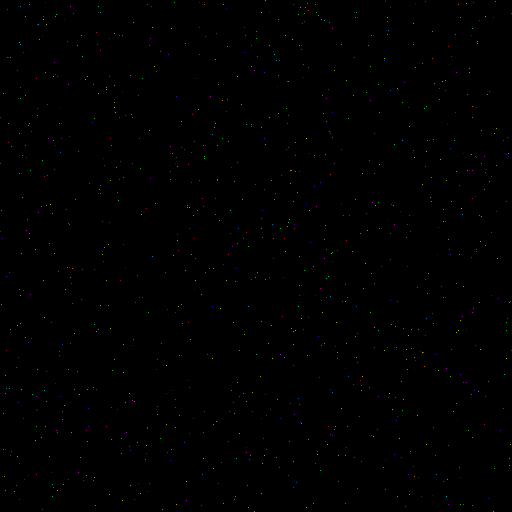
Frame 1 (no input)
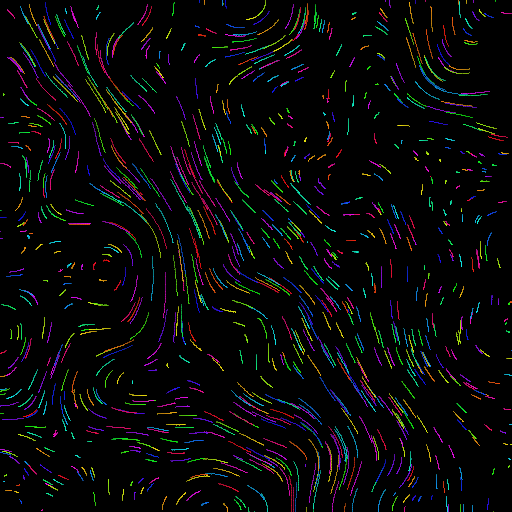
Frame 60 (the mouse pressed at the canvas centre just before this capture)
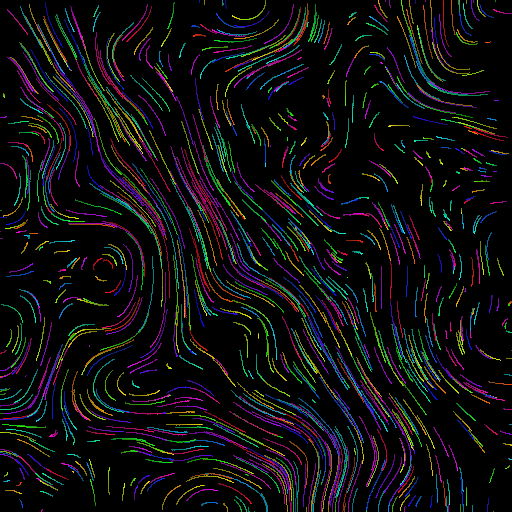
Frame 120 (the mouse held since frame 60 and released just before this capture)

The Processing sketch that drew these frames (run headless with seeded random() and noise(); from frame 60 on, the mouse is pressed at the canvas centre):

// Processing sketch: CurlNoiseDivergence
// ── CurlNoiseDivergence.pde
/*

CURL NOISE [curly noise divergence]
based on Green’s Theorem that uses the divergence is given by

In vector calculus, the curl is a vector operator that describes the infinitesimal 
rotation of a vector field in three-dimensional Euclidean space. 

At every point in the field, the curl of that point is represented by a vector. 

The attributes of this vector (length and direction) characterize the rotation at 
that point.

→   →      →      → 
F = P(i) + Q(i) + R(k)

           →          →          →
∇ = ∂ / ∂x i + ∂ / ∂y i + ∂ / ∂z k

 
REFERENCES:
https://en.wikipedia.org/wiki/Curl_(mathematics)
http://tutorial.math.lamar.edu/Classes/CalcIII/CurlDivergence.aspx

@author  Vladimir V KUCHINOV
@email   helloworld@vkuchinov.co.uk

*/

int N = 1024;
Curl noise;

void setup(){
 
   size(512, 512);
   background(0); 
   noise = new Curl(N);
  
}

void draw(){
 
   //background(0);
   fill(0, 0, 0, 1);
   noStroke();
   rect(0, 0, width, height);
   colorMode(HSB); 
   
   noise.draw();
  
}

// ── Curl.pde
class Curl{
  
   float freqA = 0.333, freqB = 0.333, freqC = 0.333;
   int phaseA = 0, phaseB = 2, phaseC = 4;
   
   float speed = 0.5, step = 512.0;
   
   ArrayList<Disc> discs = new ArrayList<Disc>();

   Curl(int N_){
     
     for(int i = 0; i < N_; i++){
      
        Disc d = new Disc(random(0, width), random(0, height));
        discs.add(d);
       
     }
    
   } 
   
   PVector computeCurl(float x_, float y_){
  
      float EPSILON  = 0.001;
      float n1 = noise(x_, y_ + EPSILON); 
      float n2 = noise(x_, y_ - EPSILON); 
      float a = (n1 - n2) / (2.0 * EPSILON);

      n1 = noise(x_ + EPSILON, y_);
      n2 = noise(x_ - EPSILON, y_); 
      float b = (n1 - n2) / (2.0 * EPSILON);

      return new PVector(a, -b);
      
   }

   void draw(){
     
      for(Disc d : discs) { 
      
        PVector curl = computeCurl(d.x / step, d.y / step);
        d.velocity.x = speed * curl.x;
        d.velocity.y = speed * curl.y;
      
        d.add(d.velocity);

        if(d.x < 0 || d.x > width) { d.x = random(0, width); d.y = random(0, height); }
        if(d.y < 0 || d.y > height) { d.x = random(0, width); d.y = random(0, height); }
        d.draw(); 
    
      }
     
   }
  
}

class Disc extends PVector{
  
    PVector velocity = new PVector(0.0, 0.0);
    float radius = 1.0;
    float c = random(0, 255);
    
    Disc(float x_, float y_){
      
        x = x_; y = y_;
      
    }
    
    void draw(){
     
       stroke(c, 240, 240);
       strokeWeight(radius);
       point(x, y);
       
      
    }
  
}
